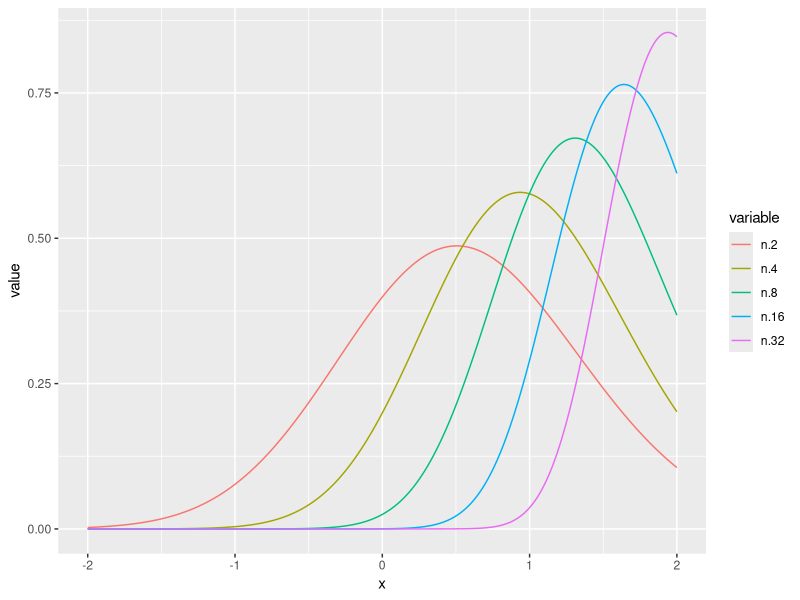

R code for this plot:
#Clinton Tepper
#Problem 5-normal distribution
#Includes a method for taking the maximum of multiple CDFs and calculating the pdf

require(ggplot2);
require(reshape2);

#Calculates the density function for the max of several sub distributions
#In: x, f, F, n
#Out: the probabilty distribution of the maximum of the n input variables
getMaxProbDist=function(x,n,f, fCum) {
    if (n == 1) {
        return(f(x));
    }

    return(n * f(x) * fCum(x) ^ (n - 1));
}

##############################Script entry point##################

xVal = seq(-2, 2, .001);
f_in = function(x) dnorm(x);
fCumIn = function(x) pnorm(x);
dat = xVal;

for (j in 1:5) {
    dat = cbind(dat, sapply(xVal, getMaxProbDist, 2 ^ j, f_in, fCumIn));
}
colnames(dat) = c("x", "n=2", "n=4", "n=8", "n=16", "n=32");
#print(dat);
datFrame = data.frame(dat);
longList = melt(datFrame, id = "x");
#print(longList);
ggplot(longList, aes(x, value, color = variable)) + geom_line();

















